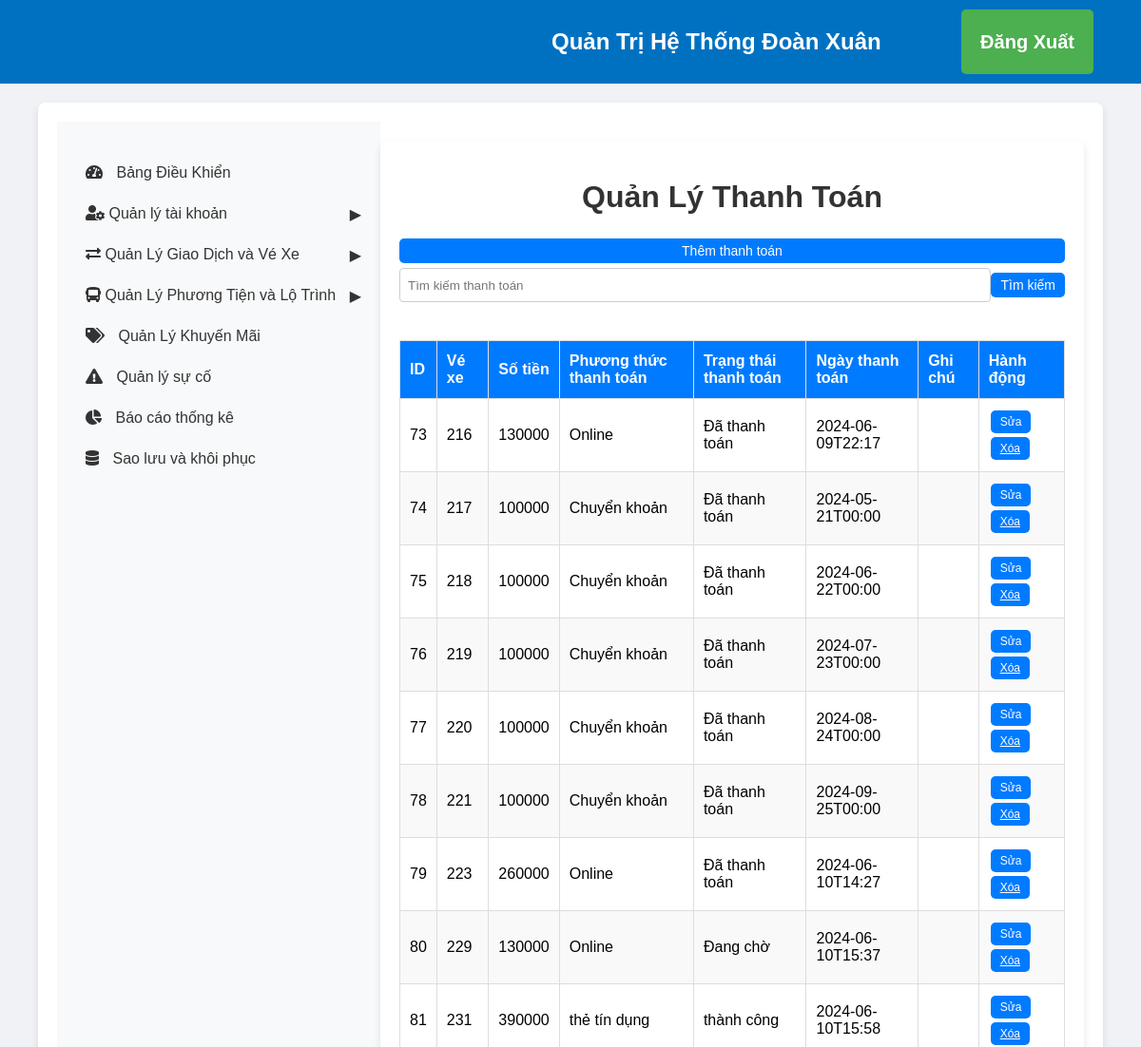
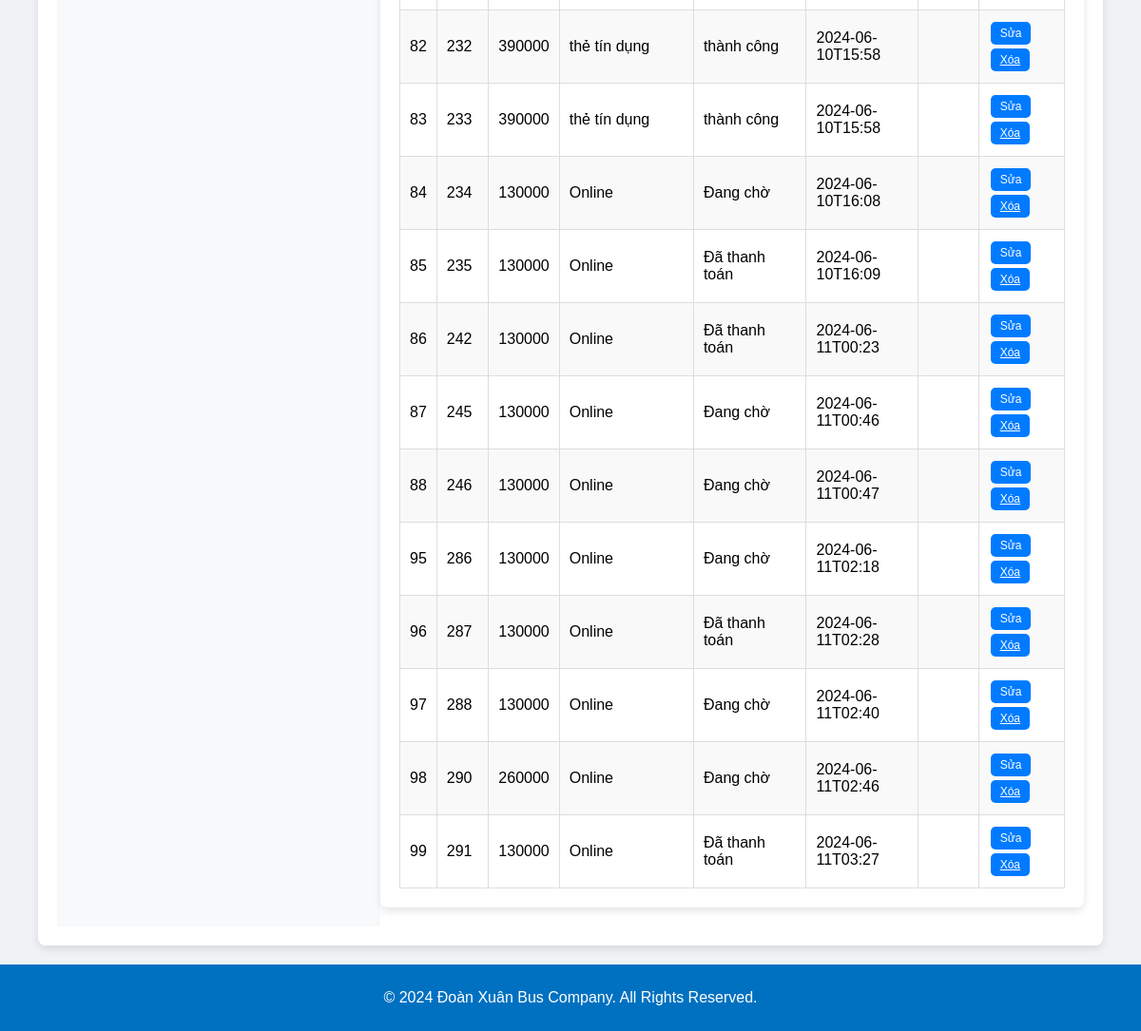
/admin/payments.php (signed in), run on the app's committed database (2 pictures, top to bottom).
### tables this page shows
CREATE TABLE `thanhtoan` (
  `ThanhToanID` int(11) NOT NULL AUTO_INCREMENT,
  `MaThanhToan` int(11) NOT NULL,
  `VeXeID` int(11) DEFAULT NULL,
  `SoTien` int(11) DEFAULT NULL,
  `PhuongThucThanhToan` varchar(50) DEFAULT NULL,
  `TrangThaiThanhToan` varchar(50) DEFAULT NULL,
  `NgayThanhToan` datetime DEFAULT NULL,
  `GhiChu` varchar(255) DEFAULT NULL,
  PRIMARY KEY (`ThanhToanID`),
  KEY `thanhtoan_ibfk_1` (`VeXeID`),
  CONSTRAINT `thanhtoan_ibfk_1` FOREIGN KEY (`VeXeID`) REFERENCES `vexe` (`VeXeID`) ON DELETE CASCADE
);

### admin/payments.php (the view, shortened to what this page needs)
<link rel="stylesheet" href="css_admin/admin_styles.css">
<?php
require '../config.php';
require 'includes_admin/admin_header.php';
require 'includes_admin/admin_sidebar.php';
$searchQuery = "";
if (isset($_POST['search'])) {
    $searchQuery = $_POST['searchQuery'];
    $sql = "SELECT * FROM ThanhToan WHERE TrangThaiThanhToan LIKE ? OR PhuongThucThanhToan LIKE ?";
    $stmt = $conn->prepare($sql);
    $searchTerm = "%" . $searchQuery . "%";
    $stmt->bind_param('ss', $searchTerm, $searchTerm);
} else {
    $sql = "SELECT * FROM ThanhToan";
    $stmt = $conn->prepare($sql);
}
$stmt->execute();
$result = $stmt->get_result();
$sqlVeXe = "SELECT * FROM VeXe";
$resultVeXe = $conn->query($sqlVeXe);
$veXeOptions = [];
while ($row = $resultVeXe->fetch_assoc()) {
    $veXeOptions[] = $row;
}
?>
<div class="main-content container mt-4">
    <h1>Quản Lý Thanh Toán</h1>
    <button id="showAddPaymentForm" class="custom-button">Thêm thanh toán</button>
    <form method="POST" action="payments.php" class="form-inline">
        <input type="text" name="searchQuery" placeholder="Tìm kiếm thanh toán" class="form-control" value="<?= $searchQuery ?>">
        <button type="submit" name="search" class="custom-button">Tìm kiếm</button>
    </form>
    <table class="custom-table">
        <thead>
            <tr>
                <th>ID</th>
                <th>Vé xe</th>
                <th>Số tiền</th>
                <th>Phương thức thanh toán</th>
                <th>Trạng thái thanh toán</th>
                <th>Ngày thanh toán</th>
                <th>Ghi chú</th>
                <th>Hành động</th>
            </tr>
        </thead>
        <tbody>
            <?php while ($row = $result->fetch_assoc()): ?>
            <tr data-id="<?= $row['ThanhToanID'] ?>">
                <td><?= $row['ThanhToanID'] ?></td>
                <td class="editable" data-field="VeXeID"><?= $veXeOptions[array_search($row['VeXeID'], array_column($veXeOptions, 'VeXeID'))]['VeXeID'] ?></td>
                <td class="editable" data-field="SoTien"><?= $row['SoTien'] ?></td>
                <td class="editable" data-field="PhuongThucThanhToan"><?= $row['PhuongThucThanhToan'] ?></td>
                <td class="editable" data-field="TrangThaiThanhToan"><?= $row['TrangThaiThanhToan'] ?></td>
                <td class="editable" data-field="NgayThanhToan"><?= date('Y-m-d\TH:i', strtotime($row['NgayThanhToan'])) ?></td>
                <td class="editable" data-field="GhiChu"><?= $row['GhiChu'] ?></td>
                <td>
                    <button class="edit-button small-button custom-button">Sửa</button>
                    <a href="payments.php?delete=<?= $row['ThanhToanID'] ?>" onclick="return confirm('Bạn có chắc chắn muốn xóa?')" class="small-button custom-button">Xóa</a>
                </td>
            </tr>
            <?php endwhile; ?>
        </tbody>
    </table>
</div>
<?php
require 'includes_admin/admin_footer.php';
?>

### admin/css_admin/admin_styles.css (style rules this page uses)
body { font-family: Arial, sans-serif; margin: 0; padding: 0; }
.container { display: flex; flex: 1; margin-right: 0px; margin-left: 0px; width: 1500px; }
table { width: 100%; border-collapse: collapse; }
table, th, td { border: 1px solid #ddd; padding: 8px; }
table th { background-color: #f2f2f2; }
.main-content { flex: 1; margin-left: 10px; background-color: #fff; display: flex; flex-direction: column; width: 2000px; }
body { font-family: 'Arial', sans-serif; }

### admin/payments.php (style rules this page uses)
body { font-family: 'Arial', sans-serif; background-color: #f0f2f5; margin: 0; padding: 0; }
.container { width: 90%; max-width: 1400px; margin: 20px auto; padding: 20px; background-color: #ffffff; border-radius: 8px; box-shadow: 0 4px 8px rgba(0, 0, 0, 0.1); }
h1 { text-align: center; color: #333; margin-bottom: 20px; }
.custom-button { background-color: #007bff; color: #fff; border: none; padding: 5px 10px; cursor: pointer; border-radius: 5px; text-align: center; display: inline-block; margin: 5px 0; transition: background-color 0.3s, transform 0.3s; font-size: 14px; }
.form-inline { display: flex; justify-content: center; margin-bottom: 20px; }
.form-inline input[type="text"] { flex: 1; padding: 8px; border: 1px solid #ccc; border-radius: 4px; box-sizing: border-box; transition: border-color 0.3s; }
.custom-table { width: 100%; border-collapse: collapse; margin-top: 20px; }
.custom-table th, .custom-table td { border: 1px solid #ddd; padding: 10px; text-align: left; transition: background-color 0.3s; }
.custom-table th { background-color: #f4f4f4; color: #333; }
.custom-table tr:nth-child(even) { background-color: #f9f9f9; }
.custom-table th { padding-top: 12px; padding-bottom: 12px; background-color: #007bff; color: white; }
.small-button { padding: 5px 10px; font-size: 12px; margin: 2px; }

### data on the page
thanhtoan: ThanhToanID "73", VeXeID "216", SoTien "130000", PhuongThucThanhToan "Online", TrangThaiThanhToan "Đã thanh toán", NgayThanhToan "2024-06-09T22:17"
thanhtoan: ThanhToanID "74", VeXeID "217", SoTien "100000", PhuongThucThanhToan "Chuyển khoản", TrangThaiThanhToan "Đã thanh toán", NgayThanhToan "2024-05-21T00:00"
thanhtoan: ThanhToanID "75", VeXeID "218", SoTien "100000", PhuongThucThanhToan "Chuyển khoản", TrangThaiThanhToan "Đã thanh toán", NgayThanhToan "2024-06-22T00:00"
thanhtoan: ThanhToanID "76", VeXeID "219", SoTien "100000", PhuongThucThanhToan "Chuyển khoản", TrangThaiThanhToan "Đã thanh toán", NgayThanhToan "2024-07-23T00:00"
thanhtoan: ThanhToanID "77", VeXeID "220", SoTien "100000", PhuongThucThanhToan "Chuyển khoản", TrangThaiThanhToan "Đã thanh toán", NgayThanhToan "2024-08-24T00:00"
thanhtoan: ThanhToanID "78", VeXeID "221", SoTien "100000", PhuongThucThanhToan "Chuyển khoản", TrangThaiThanhToan "Đã thanh toán", NgayThanhToan "2024-09-25T00:00"
thanhtoan: ThanhToanID "79", VeXeID "223", SoTien "260000", PhuongThucThanhToan "Online", TrangThaiThanhToan "Đã thanh toán", NgayThanhToan "2024-06-10T14:27"
thanhtoan: ThanhToanID "80", VeXeID "229", SoTien "130000", PhuongThucThanhToan "Online", TrangThaiThanhToan "Đang chờ", NgayThanhToan "2024-06-10T15:37"
thanhtoan: ThanhToanID "81", VeXeID "231", SoTien "390000", PhuongThucThanhToan "thẻ tín dụng", TrangThaiThanhToan "thành công", NgayThanhToan "2024-06-10T15:58"
thanhtoan: ThanhToanID "82", VeXeID "232", SoTien "390000", PhuongThucThanhToan "thẻ tín dụng", TrangThaiThanhToan "thành công", NgayThanhToan "2024-06-10T15:58"
thanhtoan: ThanhToanID "83", VeXeID "233", SoTien "390000", PhuongThucThanhToan "thẻ tín dụng", TrangThaiThanhToan "thành công", NgayThanhToan "2024-06-10T15:58"
thanhtoan: ThanhToanID "84", VeXeID "234", SoTien "130000", PhuongThucThanhToan "Online", TrangThaiThanhToan "Đang chờ", NgayThanhToan "2024-06-10T16:08"
thanhtoan: ThanhToanID "85", VeXeID "235", SoTien "130000", PhuongThucThanhToan "Online", TrangThaiThanhToan "Đã thanh toán", NgayThanhToan "2024-06-10T16:09"
thanhtoan: ThanhToanID "86", VeXeID "242", SoTien "130000", PhuongThucThanhToan "Online", TrangThaiThanhToan "Đã thanh toán", NgayThanhToan "2024-06-11T00:23"
thanhtoan: ThanhToanID "87", VeXeID "245", SoTien "130000", PhuongThucThanhToan "Online", TrangThaiThanhToan "Đang chờ", NgayThanhToan "2024-06-11T00:46"
thanhtoan: ThanhToanID "88", VeXeID "246", SoTien "130000", PhuongThucThanhToan "Online", TrangThaiThanhToan "Đang chờ", NgayThanhToan "2024-06-11T00:47"
thanhtoan: ThanhToanID "95", VeXeID "286", SoTien "130000", PhuongThucThanhToan "Online", TrangThaiThanhToan "Đang chờ", NgayThanhToan "2024-06-11T02:18"
thanhtoan: ThanhToanID "96", VeXeID "287", SoTien "130000", PhuongThucThanhToan "Online", TrangThaiThanhToan "Đã thanh toán", NgayThanhToan "2024-06-11T02:28"
thanhtoan: ThanhToanID "97", VeXeID "288", SoTien "130000", PhuongThucThanhToan "Online", TrangThaiThanhToan "Đang chờ", NgayThanhToan "2024-06-11T02:40"
thanhtoan: ThanhToanID "98", VeXeID "290", SoTien "260000", PhuongThucThanhToan "Online", TrangThaiThanhToan "Đang chờ", NgayThanhToan "2024-06-11T02:46"
thanhtoan: ThanhToanID "99", VeXeID "291", SoTien "130000", PhuongThucThanhToan "Online", TrangThaiThanhToan "Đã thanh toán", NgayThanhToan "2024-06-11T03:27"
